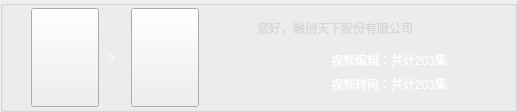
         <widget class="QGroupBox" name="groupBox">
          <property name="sizePolicy">
           <sizepolicy hsizetype="Expanding" vsizetype="Expanding">
            <horstretch>0</horstretch>
            <verstretch>0</verstretch>
           </sizepolicy>
          </property>
          <property name="title">
           <string/>
          </property>
          <layout class="QGridLayout" name="gridLayout_2">
           <property name="margin">
            <number>0</number>
           </property>
           <property name="spacing">
            <number>6</number>
           </property>
           <item row="1" column="0">
            <layout class="QHBoxLayout" name="horizontalLayout_4" stretch="3,10,3,10,50,40">
             <property name="margin">
              <number>2</number>
             </property>
             <item>
              <widget class="QLabel" name="labelblank">
               <property name="sizePolicy">
                <sizepolicy hsizetype="Maximum" vsizetype="Maximum">
                 <horstretch>0</horstretch>
                 <verstretch>0</verstretch>
                </sizepolicy>
               </property>
               <property name="minimumSize">
                <size>
                 <width>20</width>
                 <height>99</height>
                </size>
               </property>
               <property name="maximumSize">
                <size>
                 <width>20</width>
                 <height>99</height>
                </size>
               </property>
               <property name="text">
                <string/>
               </property>
              </widget>
             </item>
             <item>
              <widget class="QPushButton" name="MovieEdit">
               <property name="sizePolicy">
                <sizepolicy hsizetype="Maximum" vsizetype="Maximum">
                 <horstretch>0</horstretch>
                 <verstretch>0</verstretch>
                </sizepolicy>
               </property>
               <property name="minimumSize">
                <size>
                 <width>68</width>
                 <height>99</height>
                </size>
               </property>
               <property name="maximumSize">
                <size>
                 <width>68</width>
                 <height>99</height>
                </size>
               </property>
               <property name="styleSheet">
                <string notr="true">border-image: url(:/images/Animation Edition2.png);</string>
               </property>
               <property name="text">
                <string/>
               </property>
              </widget>
             </item>
             <item>
              <widget class="QLabel" name="labelarrow">
               <property name="sizePolicy">
                <sizepolicy hsizetype="Maximum" vsizetype="Maximum">
                 <horstretch>0</horstretch>
                 <verstretch>0</verstretch>
                </sizepolicy>
               </property>
               <property name="minimumSize">
                <size>
                 <width>20</width>
                 <height>99</height>
                </size>
               </property>
               <property name="maximumSize">
                <size>
                 <width>20</width>
                 <height>99</height>
                </size>
               </property>
               <property name="styleSheet">
                <string notr="true">font: 75 14pt &quot;SimHei&quot;;
color: rgb(255, 255, 255);</string>
               </property>
               <property name="text">
                <string> &gt;</string>
               </property>
              </widget>
             </item>
             <item>
              <widget class="QPushButton" name="FormatConvert">
               <property name="enabled">
                <bool>true</bool>
               </property>
               <property name="sizePolicy">
                <sizepolicy hsizetype="Maximum" vsizetype="Maximum">
                 <horstretch>0</horstretch>
                 <verstretch>0</verstretch>
                </sizepolicy>
               </property>
               <property name="minimumSize">
                <size>
                 <width>68</width>
                 <height>99</height>
                </size>
               </property>
               <property name="maximumSize">
                <size>
                 <width>68</width>
                 <height>99</height>
                </size>
               </property>
               <property name="styleSheet">
                <string notr="true">border-image: url(:/images/format conversion2.png);</string>
               </property>
               <property name="text">
                <string/>
               </property>
              </widget>
             </item>
             <item>
              <spacer name="horizontalSpacer_2">
               <property name="orientation">
                <enum>Qt::Horizontal</enum>
               </property>
               <property name="sizeHint" stdset="0">
                <size>
                 <width>40</width>
                 <height>20</height>
                </size>
               </property>
              </spacer>
             </item>
             <item>
              <widget class="QGroupBox" name="groupBox_2">
               <property name="sizePolicy">
                <sizepolicy hsizetype="Minimum" vsizetype="Minimum">
                 <horstretch>0</horstretch>
                 <verstretch>0</verstretch>
                </sizepolicy>
               </property>
               <property name="minimumSize">
                <size>
                 <width>267</width>
                 <height>99</height>
                </size>
               </property>
               <property name="maximumSize">
                <size>
                 <width>267</width>
                 <height>99</height>
                </size>
               </property>
               <property name="styleSheet">
                <string notr="true">border:outset;</string>
               </property>
               <property name="title">
                <string/>
               </property>
               <widget class="QLabel" name="lebelhello">
                <property name="geometry">
                 <rect>
                  <x>12</x>
                  <y>12</y>
                  <width>199</width>
                  <height>16</height>
                 </rect>
                </property>
                <property name="styleSheet">
                 <string notr="true">font: 75 10pt &quot;SimHei&quot;;
color: rgb(214, 214, 214);</string>
                </property>
                <property name="text">
                 <string>您好，融创天下股份有限公司</string>
                </property>
               </widget>
               <widget class="QLabel" name="labelworldcup">
                <property name="geometry">
                 <rect>
                  <x>6</x>
                  <y>29</y>
                  <width>77</width>
                  <height>67</height>
                 </rect>
                </property>
                <property name="text">
                 <string/>
                </property>
                <property name="pixmap">
                 <pixmap resource="images.qrc">:/images/world cup.png</pixmap>
                </property>
                <property name="scaledContents">
                 <bool>true</bool>
                </property>
               </widget>
               <widget class="QLabel" name="labelvideoedit">
                <property name="geometry">
                 <rect>
                  <x>86</x>
                  <y>42</y>
                  <width>137</width>
                  <height>19</height>
                 </rect>
                </property>
                <property name="styleSheet">
                 <string notr="true">color: rgb(255, 255, 255);

font: 10pt &quot;SimSun&quot;;</string>
                </property>
                <property name="text">
                 <string>视频编辑：共计203集</string>
                </property>
               </widget>
               <widget class="QLabel" name="labelvideoconvert">
                <property name="geometry">
                 <rect>
                  <x>86</x>
                  <y>68</y>
                  <width>137</width>
                  <height>16</height>
                 </rect>
                </property>
                <property name="styleSheet">
                 <string notr="true">color: rgb(255, 255, 255);
font: 10pt &quot;SimSun&quot;;</string>
                </property>
                <property name="text">
                 <string>视频转码：共计203集</string>
                </property>
               </widget>
              </widget>
             </item>
            </layout>
           </item>
          </layout>
         </widget>
